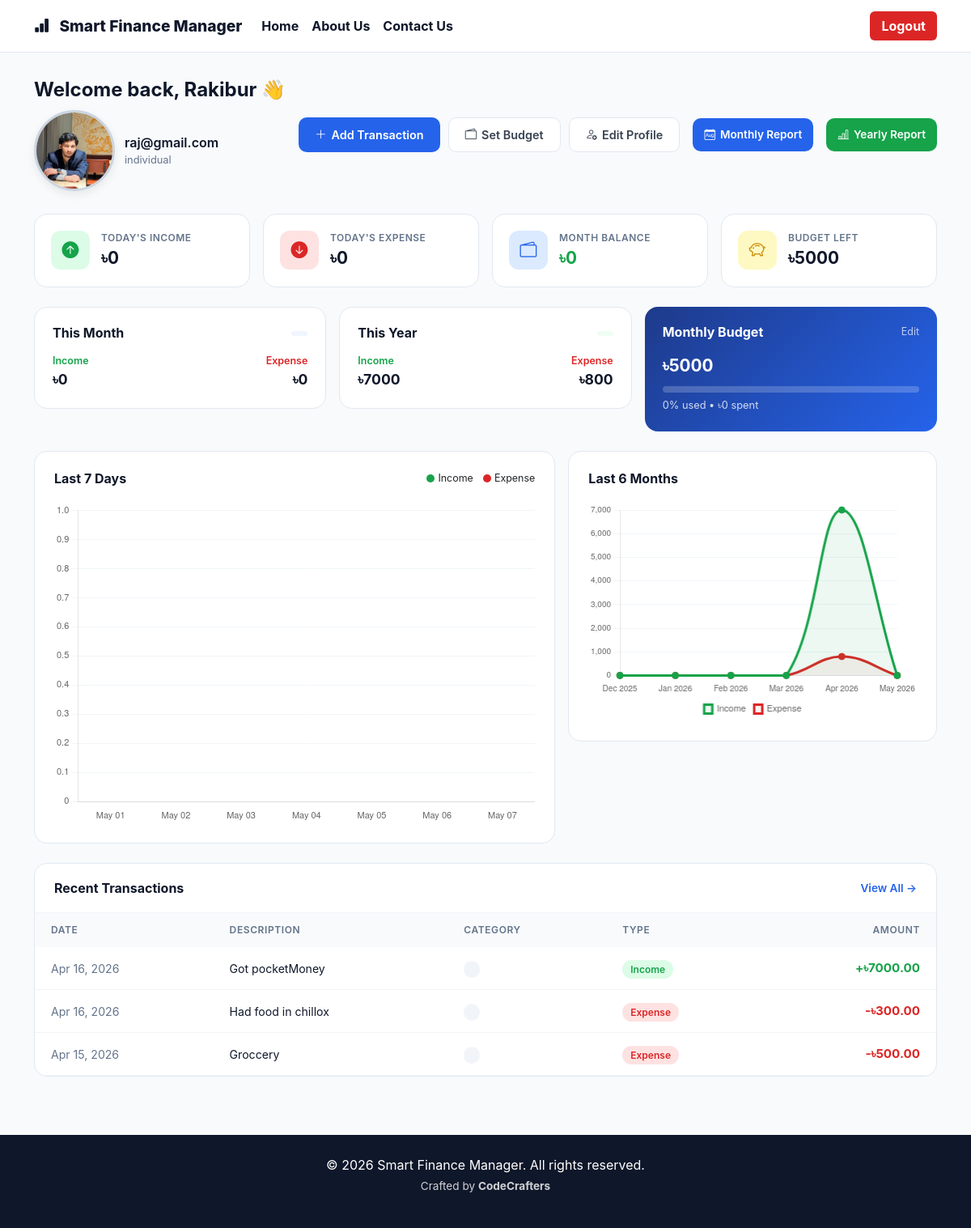
Page /individuals/ (signed in) on the earlier database version.
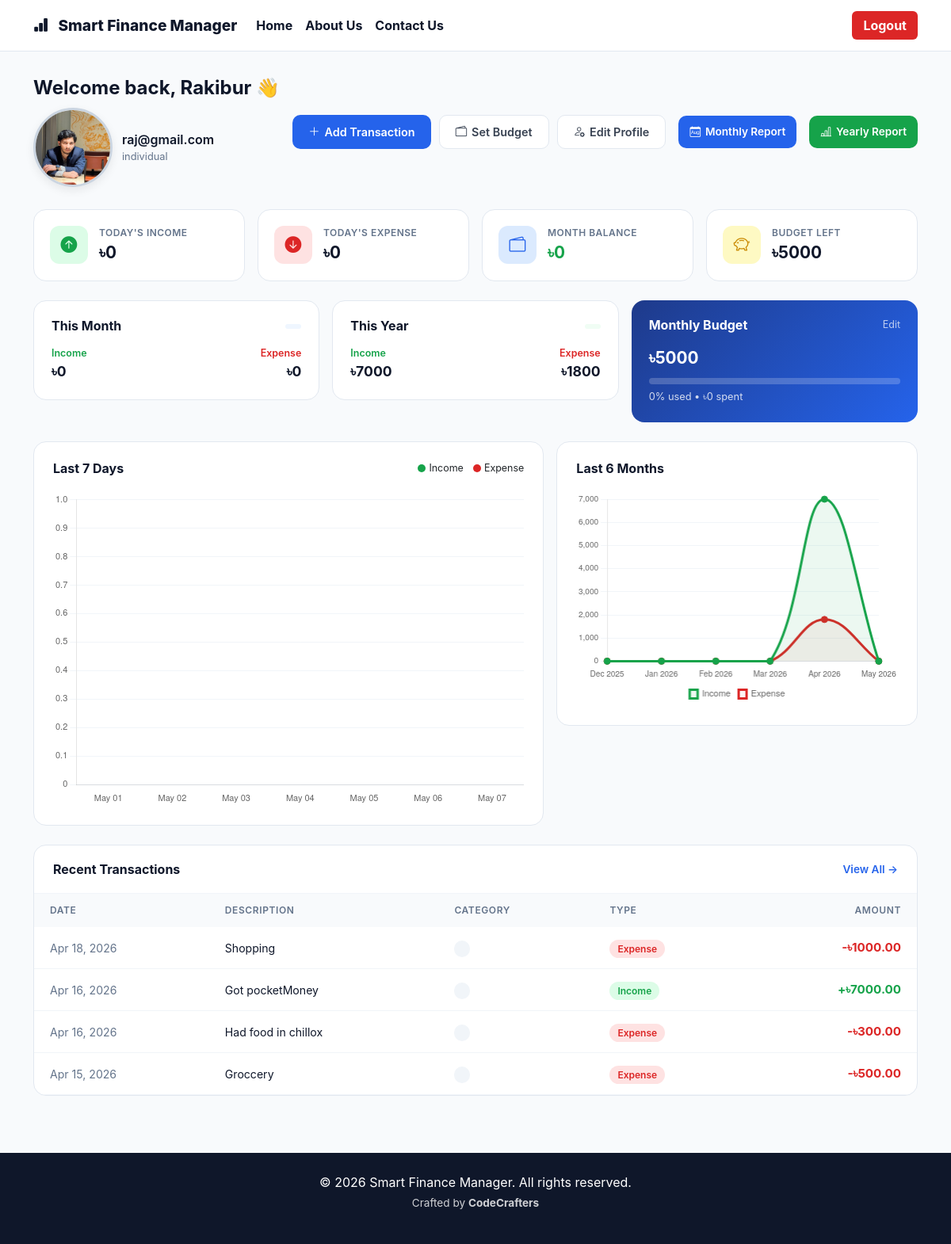
Same page on the later database version.
### individuals/models.py (models this page shows, shortened)
class IndividualTransaction(models.Model):
    TYPE_CHOICES = [
        ('income', 'Income'),
        ('expense', 'Expense')
    ]
    user = models.ForeignKey(
        settings.AUTH_USER_MODEL,
        on_delete=models.CASCADE,
        related_name='ind_transactions'
    )
    type = models.CharField(max_length=10, choices=TYPE_CHOICES)
    amount = models.DecimalField(max_digits=12, decimal_places=2)
    description = models.TextField()
    date = models.DateField()
    created_at = models.DateTimeField(default=timezone.now, editable=False)
    class Meta:
        ordering = ['-date', '-created_at']

### individuals/views.py (the view)
# urls.py: path('', views.dashboard, name='dashboard'),
@login_required
def dashboard(request):
    user  = request.user
    today = date.today()
    all_txns = IndividualTransaction.objects.filter(user=user)
    month_txns   = all_txns.filter(date__year=today.year, date__month=today.month)
    month_income  = month_txns.filter(type='income').aggregate(Sum('amount'))['amount__sum']  or 0
    month_expense = month_txns.filter(type='expense').aggregate(Sum('amount'))['amount__sum'] or 0
    today_txns    = all_txns.filter(date=today)
    today_income  = today_txns.filter(type='income').aggregate(Sum('amount'))['amount__sum']  or 0
    today_expense = today_txns.filter(type='expense').aggregate(Sum('amount'))['amount__sum'] or 0
    year_txns    = all_txns.filter(date__year=today.year)
    year_income  = year_txns.filter(type='income').aggregate(Sum('amount'))['amount__sum']  or 0
    year_expense = year_txns.filter(type='expense').aggregate(Sum('amount'))['amount__sum'] or 0
    budget_obj, _ = IndividualBudget.objects.get_or_create(user=user)
    budget        = float(budget_obj.monthly_budget)
    alert         = get_budget_alert(float(month_expense), budget)
    pct_used      = round((float(month_expense) / budget * 100)) if budget > 0 else 0
    pct_used      = min(pct_used, 100)
    labels, income_data, expense_data = [], [], []
    for i in range(6, -1, -1):
        d = today - timedelta(days=i)
        labels.append(d.strftime('%b %d'))
        income_data.append(float(all_txns.filter(date=d, type='income').aggregate(Sum('amount'))['amount__sum'] or 0))
        expense_data.append(float(all_txns.filter(date=d, type='expense').aggregate(Sum('amount'))['amount__sum'] or 0))
    m_labels, m_income, m_expense = [], [], []
    for i in range(5, -1, -1):
        if today.month - i <= 0:
            yr, mo = today.year - 1, today.month - i + 12
        else:
            yr, mo = today.year, today.month - i
        m_labels.append(date(yr, mo, 1).strftime('%b %Y'))
        m_income.append(float(all_txns.filter(date__year=yr, date__month=mo, type='income').aggregate(Sum('amount'))['amount__sum'] or 0))
        m_expense.append(float(all_txns.filter(date__year=yr, date__month=mo, type='expense').aggregate(Sum('amount'))['amount__sum'] or 0))
    return render(request, 'individuals/dashboard.html', {
        'month_income': month_income,   'month_expense': month_expense,
        'today_income': today_income,   'today_expense': today_expense,
        'year_income':  year_income,    'year_expense':  year_expense,
        'balance': month_income - month_expense,
        'budget': budget, 'pct_used': pct_used, 'alert': alert,
        'recent_txns': all_txns[:8],
        'labels':       json.dumps(labels),
        'income_data':  json.dumps(income_data),
        'expense_data': json.dumps(expense_data),
        'm_labels':     json.dumps(m_labels),
        'm_income':     json.dumps(m_income),
        'm_expense':    json.dumps(m_expense),
    })

### individuals/views.py (called while the page is built)
def get_budget_alert(spent, budget):
    if budget <= 0:
        return None
    pct = (spent / budget) * 100
    if pct >= 100:
        return {'level': 'danger',  'pct': round(pct), 'msg': 'Budget fully used! You have exceeded your monthly budget.'}
    elif pct >= 95:
        return {'level': 'danger',  'pct': round(pct), 'msg': '95% of budget used! Almost at the limit.'}
    elif pct >= 90:
        return {'level': 'warning', 'pct': round(pct), 'msg': '90% of budget used! Be careful with spending.'}
    elif pct >= 75:
        return {'level': 'warning', 'pct': round(pct), 'msg': '75% of budget used! You are spending fast.'}
    elif pct >= 50:
        return {'level': 'info',    'pct': round(pct), 'msg': '50% of budget used. Stay on track!'}
    return None

### templates/individuals/dashboard.html (shortened to what the changed rows need)
{% extends 'base.html' %}
{% load static %}
{% block content %}
<div style="background:#f8fafc; min-height:100vh; padding:32px 0;">
<div class="container">
  <div class="row g-3 mb-4">
    <div class="col-lg-4 col-md-6">
      <div style="background:white;border:1px solid #e2e8f0;border-radius:16px;padding:22px;">
        <div style="display:flex;justify-content:space-between;">
          <div style="text-align:right;">
            <p style="font-size:0.78rem;color:#dc2626;font-weight:600;margin:0;">Expense</p>
            <p style="font-size:1.1rem;font-weight:700;color:#0f172a;margin:0;">৳{{ year_expense }}</p>
          </div>
        </div>
      </div>
    </div>
  </div>
  <div class="row g-3 mb-4">
    <div class="col-lg-5">
      <div style="background:white;border:1px solid #e2e8f0;border-radius:16px;padding:24px;">
        <h6 style="font-weight:700;color:#0f172a;margin-bottom:20px;">Last 6 Months</h6>
        <canvas id="monthlyChart" height="200"></canvas>
      </div>
    </div>
  </div>
  <div style="background:white;border:1px solid #e2e8f0;border-radius:16px;overflow:hidden;">
    {% if recent_txns %}
    <div style="overflow-x:auto;">
      <table style="width:100%;border-collapse:collapse;">
        <thead>
          <tr style="background:#f8fafc;">
            <th style="padding:12px 20px;font-size:0.75rem;font-weight:600;color:#64748b;text-transform:uppercase;letter-spacing:0.05em;text-align:left;">Date</th>
            <th style="padding:12px 20px;font-size:0.75rem;font-weight:600;color:#64748b;text-transform:uppercase;letter-spacing:0.05em;text-align:left;">Description</th>
            <th style="padding:12px 20px;font-size:0.75rem;font-weight:600;color:#64748b;text-transform:uppercase;letter-spacing:0.05em;text-align:left;">Category</th>
            <th style="padding:12px 20px;font-size:0.75rem;font-weight:600;color:#64748b;text-transform:uppercase;letter-spacing:0.05em;text-align:left;">Type</th>
            <th style="padding:12px 20px;font-size:0.75rem;font-weight:600;color:#64748b;text-transform:uppercase;letter-spacing:0.05em;text-align:right;">Amount</th>
          </tr>
        </thead>
        <tbody>
          {% for txn in recent_txns %}
          <tr style="border-bottom:1px solid #f1f5f9;">
            <td style="padding:14px 20px;font-size:0.88rem;color:#64748b;">{{ txn.date|date:"M d, Y" }}</td>
            <td style="padding:14px 20px;font-size:0.88rem;color:#0f172a;max-width:200px;">{{ txn.description|truncatechars:40 }}</td>
            <td style="padding:14px 20px;">
              <span style="background:#f1f5f9;color:#374151;font-size:0.75rem;font-weight:500;padding:3px 10px;border-radius:99px;">{{ txn.category|capfirst }}</span>
            </td>
            <td style="padding:14px 20px;">
              {% if txn.type == 'income' %}
              <span style="background:#dcfce7;color:#16a34a;font-size:0.75rem;font-weight:600;padding:4px 10px;border-radius:99px;">Income</span>
              {% else %}
              <span style="background:#fee2e2;color:#dc2626;font-size:0.75rem;font-weight:600;padding:4px 10px;border-radius:99px;">Expense</span>
              {% endif %}
            </td>
            <td style="padding:14px 20px;font-size:0.95rem;font-weight:700;text-align:right;color:{% if txn.type == 'income' %}#16a34a{% else %}#dc2626{% endif %};">
              {% if txn.type == 'income' %}+{% else %}-{% endif %}৳{{ txn.amount }}
            </td>
          </tr>
          {% endfor %}
        </tbody>
      </table>
    </div>
    {% endif %}
  </div>
</div>
</div>
{% endblock %}
{% block extra_js %}
<script>
const dailyCtx = document.getElementById('dailyChart').getContext('2d');
new Chart(dailyCtx, {
  type: 'bar',
  data: {
    labels: {{ labels|safe }},
    datasets: [
      { label: 'Income',  data: {{ income_data|safe }},  backgroundColor: 'rgba(22,163,74,0.15)',  borderColor: '#16a34a', borderWidth: 2, borderRadius: 6 },
      { label: 'Expense', data: {{ expense_data|safe }}, backgroundColor: 'rgba(220,38,38,0.12)',  borderColor: '#dc2626', borderWidth: 2, borderRadius: 6 }
    ]
  },
  options: {
    responsive: true,
    plugins: { legend: { display: false } },
    scales: {
      y: { beginAtZero: true, grid: { color: '#f1f5f9' }, ticks: { font: { size: 11 } } },
      x: { grid: { display: false }, ticks: { font: { size: 11 } } }
    }
  }
});
const monthlyCtx = document.getElementById('monthlyChart').getContext('2d');
new Chart(monthlyCtx, {
  type: 'line',
  data: {
    labels: {{ m_labels|safe }},
    datasets: [
      { label: 'Income',  data: {{ m_income|safe }},  borderColor: '#16a34a', backgroundColor: 'rgba(22,163,74,0.08)',  tension: 0.4, fill: true, pointRadius: 4, pointBackgroundColor: '#16a34a' },
      { label: 'Expense', data: {{ m_expense|safe }}, borderColor: '#dc2626', backgroundColor: 'rgba(220,38,38,0.06)', tension: 0.4, fill: true, pointRadius: 4, pointBackgroundColor: '#dc2626' }
    ]
  },
  options: {
    responsive: true,
    plugins: { legend: { position: 'bottom', labels: { font: { size: 11 }, boxWidth: 10 } } },
    scales: {
      y: { beginAtZero: true, grid: { color: '#f1f5f9' }, ticks: { font: { size: 10 } } },
      x: { grid: { display: false }, ticks: { font: { size: 10 } } }
    }
  }
});
</script>
{% endblock %}

Differences in the rows shown:
added IndividualTransaction: date "Apr 18, 2026", description "Shopping", type "Expense", amount "1000.00"
Other differences:
{{ year_expense }}: "800" → "1800"
chart data {{ m_expense|safe }}: [0.0, 0.0, 0.0, 0.0, 800.0, 0.0] → [0.0, 0.0, 0.0, 0.0, 1800.0, 0.0]
